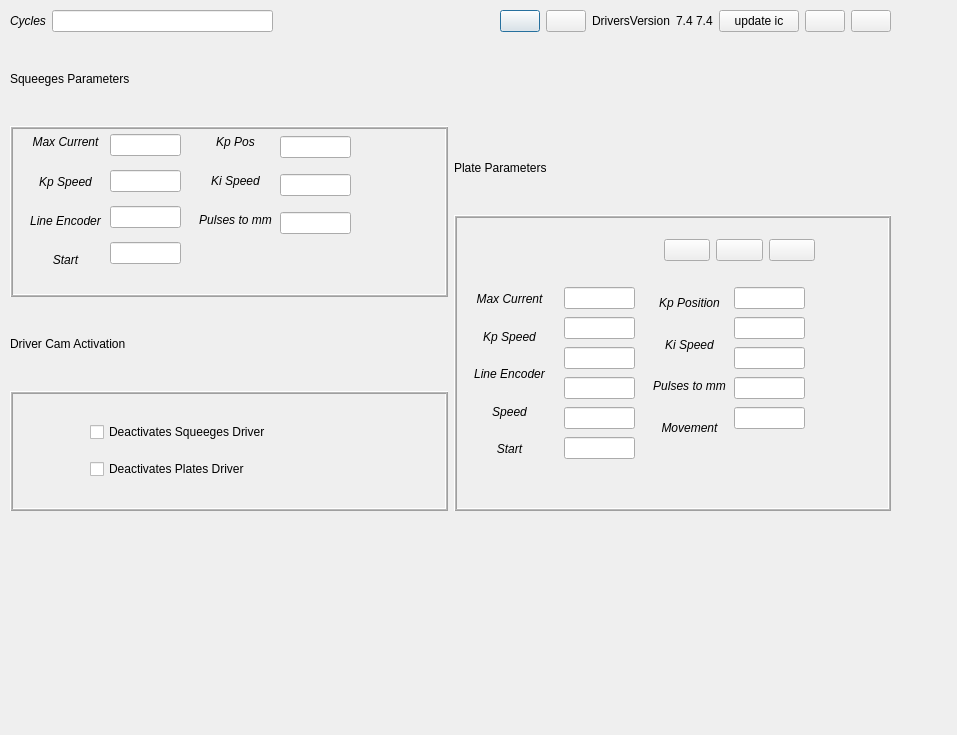
<?xml version="1.0" encoding="UTF-8"?>
<ui version="4.0">
 <class>Parameters_dialog</class>
 <widget class="QDialog" name="Parameters_dialog">
  <property name="geometry">
   <rect>
    <x>0</x>
    <y>0</y>
    <width>957</width>
    <height>735</height>
   </rect>
  </property>
  <property name="windowTitle">
   <string>Dialog</string>
  </property>
  <widget class="QWidget" name="layoutWidget">
   <property name="geometry">
    <rect>
     <x>10</x>
     <y>10</y>
     <width>881</width>
     <height>501</height>
    </rect>
   </property>
   <layout class="QGridLayout" name="gridLayout">
    <item row="0" column="0" colspan="2">
     <layout class="QHBoxLayout" name="horizontalLayout_5">
      <item>
       <widget class="QLabel" name="label_29">
        <property name="text">
         <string>&lt;html&gt;&lt;head/&gt;&lt;body&gt;&lt;p align=&quot;center&quot;&gt;&lt;span style=&quot; font-style:italic;&quot;&gt;Cycles&lt;/span&gt;&lt;/p&gt;&lt;/body&gt;&lt;/html&gt;</string>
        </property>
       </widget>
      </item>
      <item>
       <widget class="QLineEdit" name="lineEdit_30"/>
      </item>
      <item>
       <spacer name="horizontalSpacer">
        <property name="orientation">
         <enum>Qt::Orientation::Horizontal</enum>
        </property>
        <property name="sizeHint" stdset="0">
         <size>
          <width>40</width>
          <height>20</height>
         </size>
        </property>
       </spacer>
      </item>
      <item>
       <widget class="QPushButton" name="pushButton_8">
        <property name="text">
         <string/>
        </property>
        <property name="icon">
         <iconset>
          <normaloff>:/images/abort_on.png</normaloff>:/images/abort_on.png</iconset>
        </property>
        <property name="iconSize">
         <size>
          <width>16</width>
          <height>16</height>
         </size>
        </property>
       </widget>
      </item>
      <item>
       <widget class="QPushButton" name="pushButton_7">
        <property name="text">
         <string/>
        </property>
        <property name="icon">
         <iconset>
          <normaloff>:/images/demo_on.png</normaloff>:/images/demo_on.png</iconset>
        </property>
        <property name="iconSize">
         <size>
          <width>64</width>
          <height>32</height>
         </size>
        </property>
       </widget>
      </item>
      <item>
       <widget class="QLabel" name="label_30">
        <property name="text">
         <string>DriversVersion</string>
        </property>
       </widget>
      </item>
      <item>
       <widget class="QLabel" name="label_31">
        <property name="text">
         <string>7.4 7.4</string>
        </property>
       </widget>
      </item>
      <item>
       <widget class="QPushButton" name="pushButton_11">
        <property name="text">
         <string>update ic</string>
        </property>
       </widget>
      </item>
      <item>
       <layout class="QHBoxLayout" name="horizontalLayout_6">
        <item>
         <widget class="QPushButton" name="pushButton_10">
          <property name="text">
           <string/>
          </property>
          <property name="icon">
           <iconset>
            <normaloff>:/images/gear.png</normaloff>:/images/gear.png</iconset>
          </property>
          <property name="iconSize">
           <size>
            <width>32</width>
            <height>32</height>
           </size>
          </property>
         </widget>
        </item>
        <item>
         <widget class="QPushButton" name="pushButton_9">
          <property name="text">
           <string/>
          </property>
          <property name="icon">
           <iconset>
            <normaloff>:/images/led_green.png</normaloff>:/images/led_green.png</iconset>
          </property>
          <property name="iconSize">
           <size>
            <width>32</width>
            <height>32</height>
           </size>
          </property>
         </widget>
        </item>
       </layout>
      </item>
     </layout>
    </item>
    <item row="1" column="0">
     <widget class="QLabel" name="label_20">
      <property name="text">
       <string>&lt;html&gt;&lt;head/&gt;&lt;body&gt;&lt;p&gt;Squeeges Parameters&lt;/p&gt;&lt;/body&gt;&lt;/html&gt;</string>
      </property>
     </widget>
    </item>
    <item row="2" column="0" rowspan="2">
     <widget class="QFrame" name="frame_2">
      <property name="frameShape">
       <enum>QFrame::Shape::Box</enum>
      </property>
      <property name="frameShadow">
       <enum>QFrame::Shadow::Raised</enum>
      </property>
      <property name="midLineWidth">
       <number>1</number>
      </property>
      <widget class="QWidget" name="verticalLayoutWidget_9">
       <property name="geometry">
        <rect>
         <x>10</x>
         <y>0</y>
         <width>91</width>
         <height>151</height>
        </rect>
       </property>
       <layout class="QVBoxLayout" name="verticalLayout_9">
        <item>
         <widget class="QLabel" name="label_21">
          <property name="text">
           <string>&lt;html&gt;&lt;head/&gt;&lt;body&gt;&lt;p align=&quot;center&quot;&gt;&lt;span style=&quot; font-style:italic;&quot;&gt;Max Current&lt;/span&gt;&lt;/p&gt;&lt;/body&gt;&lt;/html&gt;</string>
          </property>
         </widget>
        </item>
        <item>
         <widget class="QLabel" name="label_22">
          <property name="text">
           <string>&lt;html&gt;&lt;head/&gt;&lt;body&gt;&lt;p align=&quot;center&quot;&gt;&lt;span style=&quot; font-style:italic;&quot;&gt;Kp Speed&lt;/span&gt;&lt;/p&gt;&lt;/body&gt;&lt;/html&gt;</string>
          </property>
         </widget>
        </item>
        <item>
         <widget class="QLabel" name="label_23">
          <property name="text">
           <string>&lt;html&gt;&lt;head/&gt;&lt;body&gt;&lt;p align=&quot;center&quot;&gt;&lt;span style=&quot; font-style:italic;&quot;&gt;Line Encoder&lt;/span&gt;&lt;/p&gt;&lt;/body&gt;&lt;/html&gt;</string>
          </property>
         </widget>
        </item>
        <item>
         <widget class="QLabel" name="label_24">
          <property name="text">
           <string>&lt;html&gt;&lt;head/&gt;&lt;body&gt;&lt;p align=&quot;center&quot;&gt;&lt;span style=&quot; font-style:italic;&quot;&gt;Start&lt;/span&gt;&lt;/p&gt;&lt;/body&gt;&lt;/html&gt;</string>
          </property>
         </widget>
        </item>
       </layout>
      </widget>
      <widget class="QWidget" name="verticalLayoutWidget_10">
       <property name="geometry">
        <rect>
         <x>100</x>
         <y>0</y>
         <width>71</width>
         <height>146</height>
        </rect>
       </property>
       <layout class="QVBoxLayout" name="verticalLayout_10">
        <item>
         <widget class="QLineEdit" name="lineEdit_23"/>
        </item>
        <item>
         <widget class="QLineEdit" name="lineEdit_24"/>
        </item>
        <item>
         <widget class="QLineEdit" name="lineEdit_25"/>
        </item>
        <item>
         <widget class="QLineEdit" name="lineEdit_26"/>
        </item>
       </layout>
      </widget>
      <widget class="QWidget" name="verticalLayoutWidget_11">
       <property name="geometry">
        <rect>
         <x>180</x>
         <y>0</y>
         <width>91</width>
         <height>111</height>
        </rect>
       </property>
       <layout class="QVBoxLayout" name="verticalLayout_11">
        <item>
         <widget class="QLabel" name="label_25">
          <property name="text">
           <string>&lt;html&gt;&lt;head/&gt;&lt;body&gt;&lt;p align=&quot;center&quot;&gt;&lt;span style=&quot; font-style:italic;&quot;&gt;Kp Pos&lt;/span&gt;&lt;/p&gt;&lt;/body&gt;&lt;/html&gt;</string>
          </property>
         </widget>
        </item>
        <item>
         <widget class="QLabel" name="label_26">
          <property name="text">
           <string>&lt;html&gt;&lt;head/&gt;&lt;body&gt;&lt;p align=&quot;center&quot;&gt;&lt;span style=&quot; font-style:italic;&quot;&gt;Ki Speed&lt;/span&gt;&lt;/p&gt;&lt;/body&gt;&lt;/html&gt;</string>
          </property>
         </widget>
        </item>
        <item>
         <widget class="QLabel" name="label_27">
          <property name="text">
           <string>&lt;html&gt;&lt;head/&gt;&lt;body&gt;&lt;p align=&quot;center&quot;&gt;&lt;span style=&quot; font-style:italic;&quot;&gt;Pulses to mm&lt;/span&gt;&lt;/p&gt;&lt;/body&gt;&lt;/html&gt;</string>
          </property>
         </widget>
        </item>
       </layout>
      </widget>
      <widget class="QWidget" name="verticalLayoutWidget_12">
       <property name="geometry">
        <rect>
         <x>270</x>
         <y>0</y>
         <width>71</width>
         <height>121</height>
        </rect>
       </property>
       <layout class="QVBoxLayout" name="verticalLayout_12">
        <item>
         <widget class="QLineEdit" name="lineEdit_27"/>
        </item>
        <item>
         <widget class="QLineEdit" name="lineEdit_28"/>
        </item>
        <item>
         <widget class="QLineEdit" name="lineEdit_29"/>
        </item>
       </layout>
      </widget>
     </widget>
    </item>
    <item row="2" column="1">
     <widget class="QLabel" name="label">
      <property name="text">
       <string>Plate Parameters</string>
      </property>
     </widget>
    </item>
    <item row="3" column="1" rowspan="3">
     <widget class="QFrame" name="frame">
      <property name="frameShape">
       <enum>QFrame::Shape::Box</enum>
      </property>
      <property name="frameShadow">
       <enum>QFrame::Shadow::Raised</enum>
      </property>
      <property name="lineWidth">
       <number>1</number>
      </property>
      <property name="midLineWidth">
       <number>1</number>
      </property>
      <widget class="QWidget" name="verticalLayoutWidget">
       <property name="geometry">
        <rect>
         <x>110</x>
         <y>70</y>
         <width>71</width>
         <height>176</height>
        </rect>
       </property>
       <layout class="QVBoxLayout" name="verticalLayout">
        <item>
         <widget class="QLineEdit" name="lineEdit"/>
        </item>
        <item>
         <widget class="QLineEdit" name="lineEdit_3"/>
        </item>
        <item>
         <widget class="QLineEdit" name="lineEdit_4"/>
        </item>
        <item>
         <widget class="QLineEdit" name="lineEdit_5"/>
        </item>
        <item>
         <widget class="QLineEdit" name="lineEdit_6"/>
        </item>
        <item>
         <widget class="QLineEdit" name="lineEdit_2"/>
        </item>
       </layout>
      </widget>
      <widget class="QWidget" name="verticalLayoutWidget_2">
       <property name="geometry">
        <rect>
         <x>280</x>
         <y>70</y>
         <width>71</width>
         <height>146</height>
        </rect>
       </property>
       <layout class="QVBoxLayout" name="verticalLayout_2">
        <item>
         <widget class="QLineEdit" name="lineEdit_7"/>
        </item>
        <item>
         <widget class="QLineEdit" name="lineEdit_8"/>
        </item>
        <item>
         <widget class="QLineEdit" name="lineEdit_9"/>
        </item>
        <item>
         <widget class="QLineEdit" name="lineEdit_10"/>
        </item>
        <item>
         <widget class="QLineEdit" name="lineEdit_11"/>
        </item>
       </layout>
      </widget>
      <widget class="QWidget" name="verticalLayoutWidget_3">
       <property name="geometry">
        <rect>
         <x>10</x>
         <y>69</y>
         <width>91</width>
         <height>181</height>
        </rect>
       </property>
       <layout class="QVBoxLayout" name="verticalLayout_3">
        <item>
         <widget class="QLabel" name="label_3">
          <property name="text">
           <string>&lt;html&gt;&lt;head/&gt;&lt;body&gt;&lt;p align=&quot;center&quot;&gt;&lt;span style=&quot; font-style:italic;&quot;&gt;Max Current&lt;/span&gt;&lt;/p&gt;&lt;/body&gt;&lt;/html&gt;</string>
          </property>
         </widget>
        </item>
        <item>
         <widget class="QLabel" name="label_2">
          <property name="text">
           <string>&lt;html&gt;&lt;head/&gt;&lt;body&gt;&lt;p align=&quot;center&quot;&gt;&lt;span style=&quot; font-style:italic;&quot;&gt;Kp Speed&lt;/span&gt;&lt;/p&gt;&lt;/body&gt;&lt;/html&gt;</string>
          </property>
         </widget>
        </item>
        <item>
         <widget class="QLabel" name="label_4">
          <property name="text">
           <string>&lt;html&gt;&lt;head/&gt;&lt;body&gt;&lt;p align=&quot;center&quot;&gt;&lt;span style=&quot; font-style:italic;&quot;&gt;Line Encoder&lt;/span&gt;&lt;/p&gt;&lt;/body&gt;&lt;/html&gt;</string>
          </property>
         </widget>
        </item>
        <item>
         <widget class="QLabel" name="label_6">
          <property name="text">
           <string>&lt;html&gt;&lt;head/&gt;&lt;body&gt;&lt;p align=&quot;center&quot;&gt;&lt;span style=&quot; font-style:italic;&quot;&gt;Speed&lt;/span&gt;&lt;/p&gt;&lt;/body&gt;&lt;/html&gt;</string>
          </property>
         </widget>
        </item>
        <item>
         <widget class="QLabel" name="label_5">
          <property name="text">
           <string>&lt;html&gt;&lt;head/&gt;&lt;body&gt;&lt;p align=&quot;center&quot;&gt;&lt;span style=&quot; font-style:italic;&quot;&gt;Start&lt;/span&gt;&lt;/p&gt;&lt;/body&gt;&lt;/html&gt;</string>
          </property>
         </widget>
        </item>
       </layout>
      </widget>
      <widget class="QWidget" name="verticalLayoutWidget_4">
       <property name="geometry">
        <rect>
         <x>190</x>
         <y>70</y>
         <width>91</width>
         <height>161</height>
        </rect>
       </property>
       <layout class="QVBoxLayout" name="verticalLayout_4">
        <item>
         <widget class="QLabel" name="label_7">
          <property name="text">
           <string>&lt;html&gt;&lt;head/&gt;&lt;body&gt;&lt;p align=&quot;center&quot;&gt;&lt;span style=&quot; font-style:italic;&quot;&gt;Kp Position&lt;/span&gt;&lt;/p&gt;&lt;/body&gt;&lt;/html&gt;</string>
          </property>
         </widget>
        </item>
        <item>
         <widget class="QLabel" name="label_8">
          <property name="text">
           <string>&lt;html&gt;&lt;head/&gt;&lt;body&gt;&lt;p align=&quot;center&quot;&gt;&lt;span style=&quot; font-style:italic;&quot;&gt;Ki Speed&lt;/span&gt;&lt;/p&gt;&lt;/body&gt;&lt;/html&gt;</string>
          </property>
         </widget>
        </item>
        <item>
         <widget class="QLabel" name="label_9">
          <property name="text">
           <string>&lt;html&gt;&lt;head/&gt;&lt;body&gt;&lt;p align=&quot;center&quot;&gt;&lt;span style=&quot; font-style:italic;&quot;&gt;Pulses to mm&lt;/span&gt;&lt;/p&gt;&lt;/body&gt;&lt;/html&gt;</string>
          </property>
         </widget>
        </item>
        <item>
         <widget class="QLabel" name="label_10">
          <property name="text">
           <string>&lt;html&gt;&lt;head/&gt;&lt;body&gt;&lt;p align=&quot;center&quot;&gt;&lt;span style=&quot; font-style:italic;&quot;&gt;Movement&lt;/span&gt;&lt;/p&gt;&lt;/body&gt;&lt;/html&gt;</string>
          </property>
         </widget>
        </item>
       </layout>
      </widget>
      <widget class="QWidget" name="horizontalLayoutWidget">
       <property name="geometry">
        <rect>
         <x>210</x>
         <y>10</y>
         <width>151</width>
         <height>51</height>
        </rect>
       </property>
       <layout class="QHBoxLayout" name="horizontalLayout">
        <item>
         <widget class="QPushButton" name="pushButton">
          <property name="text">
           <string/>
          </property>
          <property name="icon">
           <iconset>
            <normaloff>:/images/home_on.png</normaloff>:/images/home_on.png</iconset>
          </property>
          <property name="iconSize">
           <size>
            <width>32</width>
            <height>32</height>
           </size>
          </property>
         </widget>
        </item>
        <item>
         <widget class="QPushButton" name="pushButton_2">
          <property name="text">
           <string/>
          </property>
          <property name="icon">
           <iconset>
            <normaloff>:/images/speed_s.png</normaloff>:/images/speed_s.png</iconset>
          </property>
          <property name="iconSize">
           <size>
            <width>32</width>
            <height>32</height>
           </size>
          </property>
         </widget>
        </item>
        <item>
         <widget class="QPushButton" name="pushButton_3">
          <property name="text">
           <string/>
          </property>
          <property name="icon">
           <iconset>
            <normaloff>:/images/up_dn.png</normaloff>:/images/up_dn.png</iconset>
          </property>
          <property name="iconSize">
           <size>
            <width>32</width>
            <height>32</height>
           </size>
          </property>
         </widget>
        </item>
       </layout>
      </widget>
     </widget>
    </item>
    <item row="4" column="0">
     <widget class="QLabel" name="label_28">
      <property name="text">
       <string>Driver Cam Activation</string>
      </property>
     </widget>
    </item>
    <item row="5" column="0">
     <widget class="QFrame" name="frame_3">
      <property name="minimumSize">
       <size>
        <width>0</width>
        <height>120</height>
       </size>
      </property>
      <property name="frameShape">
       <enum>QFrame::Shape::Box</enum>
      </property>
      <property name="frameShadow">
       <enum>QFrame::Shadow::Raised</enum>
      </property>
      <property name="midLineWidth">
       <number>1</number>
      </property>
      <widget class="QWidget" name="verticalLayoutWidget_13">
       <property name="geometry">
        <rect>
         <x>80</x>
         <y>20</y>
         <width>271</width>
         <height>80</height>
        </rect>
       </property>
       <layout class="QVBoxLayout" name="verticalLayout_13">
        <item>
         <widget class="QCheckBox" name="checkBox">
          <property name="text">
           <string>Deactivates Squeeges Driver</string>
          </property>
         </widget>
        </item>
        <item>
         <widget class="QCheckBox" name="checkBox_2">
          <property name="text">
           <string>Deactivates Plates Driver</string>
          </property>
         </widget>
        </item>
       </layout>
      </widget>
     </widget>
    </item>
   </layout>
  </widget>
 </widget>
 <resources/>
 <connections/>
</ui>
